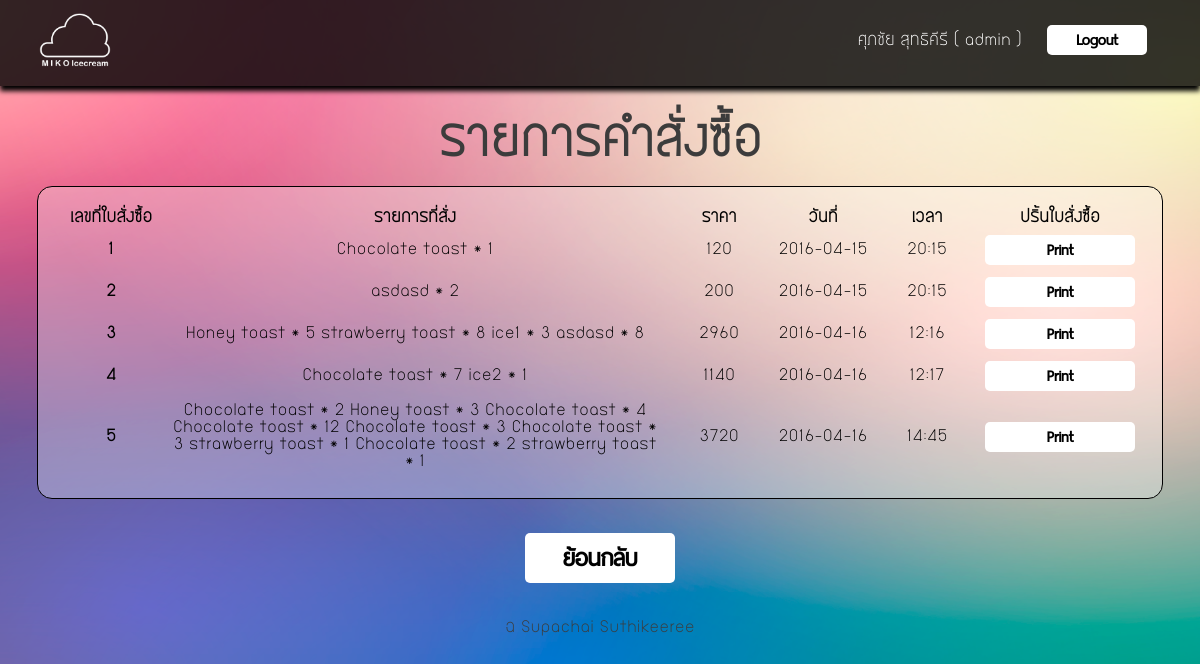
/receipt_show.php (signed in), run on an earlier commit of the app's database.
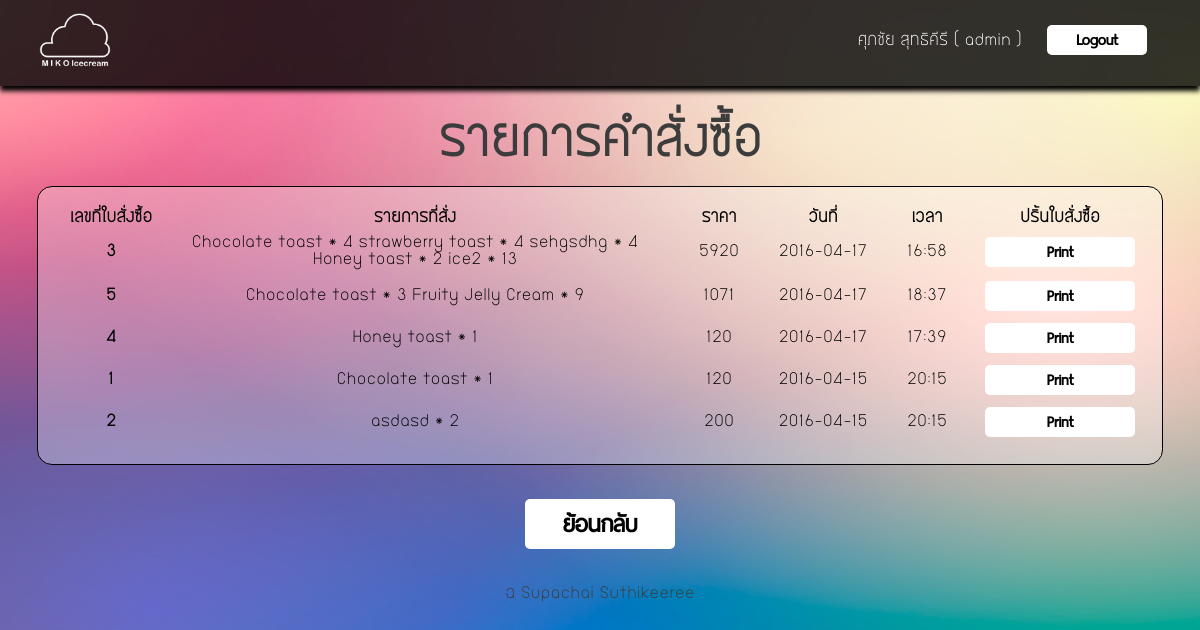
And on a later commit of the database.
### tables this page shows
CREATE TABLE `receipt` (
  `Receipt_id` int(10) NOT NULL,
  `Receipt_pro` varchar(1000) NOT NULL,
  `Receipt_price` float NOT NULL,
  `Receipt_date` varchar(10) default NULL,
  `Receipt_time` varchar(10) default NULL,
  PRIMARY KEY  (`Receipt_id`)
);

### receipt_show.php (the view, shortened to what this page needs)
<link rel="stylesheet" type="text/css" href="mystyle-main.css">
<head><meta charset="UTF-8">
</head>
<body>
		<table border="0" id="top-menu" >
		<tr><td width="100px">
			<div style="padding-left:30px; padding-top:10px;">
			<a href="main.php"><img src="images/cloud1.png" width="" height="70" border="0" alt="" ></a></td>
			<td align="right">
					<div style="padding-right:50px; padding-top:10px;">
					<form method="post" action="index.php">
					<font size="" color="#ffffff" ><?php
					 echo $_SESSION[fullname] . " ( ".$_SESSION[username]. " )";
					?></font>
					&nbsp;&nbsp;	<input type="submit" value="Logout" id="button2">
					</form>
					</div>
			</td>
		</tr>
		</table>
<center>
<br><br>
			<font size="30px" color="#3c3c3c"><strong>รายการคำสั่งซื้อ</strong></font>
			<br><br>
<table border="0" id="table2">
<tr>
	<th width="100px">เลขที่ใบสั่งซื้อ</th>
	<th width="500px">รายการที่สั่ง</th>
	<th width="100px">ราคา</th>
	<th width="100px">วันที่</th>
	<th width="100px">เวลา</th>
	<th width="100px">ปริ้นใบสั่งซื้อ</th>
</tr>
<?php
 $sql="select * from receipt";
$result=mysql_query($sql);
while($row=mysql_fetch_array($result)){
?>
<tr>
	<th><?=$row[Receipt_id]?></th>
	<td><center><?=$row[Receipt_pro]?></td>
	<td><center><?=$row[Receipt_price]?></td>
	<td><center><?=$row[Receipt_date]?></td>
	<td><center><?=$row[Receipt_time]?></td>
	<td><center><input type="button" value="Print" onclick="printorder('<?=$row[Receipt_id]?>')" id="button3"></td>
</tr>
<?php } ?>
</table>
<br><br>
<input type="button" value="ย้อนกลับ" onclick="window.location='main.php'" id="button4">
<br><br><br>
			<table id="footer" border="0" width="100%">
				<tr>
					<td align="center"><font size="" color="#3c3c3c" >&copy; Supachai Suthikeeree</font></td>
				</tr>
				</table>

### mystyle-main.css (style rules this page uses)
body { background-image: url("images/blurred-background.png"); background-repeat: no-repeat; background-position: right top; background-attachment: fixed; background-size:cover; padding:0; margin:0; font-family: bangna-new; }
#footer { bottom:0; }
#button2 { -webkit-border-radius: 5px; -moz-border-radius: 5px; border-radius: 5px; background-color: #ffffff; border: 0px solid #ffffff; outline:3; height:30px; width: 100px; font-family: button1; font-size:20px; font-weight: bold; }
#button3 { -webkit-border-radius: 5px; -moz-border-radius: 5px; border-radius: 5px; background-color: #ffffff; border: 0px solid #ffffff; outline:3; height:30px; width: 150px; font-family: button1; font-size:20px; font-weight: bold; }
#button4 { -webkit-border-radius: 5px; -moz-border-radius: 5px; border-radius: 5px; background-color: #ffffff; border: 0px solid #ffffff; outline:3; height:50px; width: 150px; font-family: button1; font-size:30px; font-weight: bold; }
#table2 { background-color:rgba(255, 255, 255, 0.3); border-radius:15px; padding:20px; border:1px solid black; }
#table2 td { padding:5px; }
img { border-radius:10px; }
#top-menu { width:100%; height:10px; background-color:rgba(0, 0, 0, 0.8); padding:50px 20px 20px -50px; box-shadow:0px 5px 5px #000000; }

What changed in the data, as far as the page shows it:
changed receipt id 3: Receipt_pro "Honey toast * 5 strawberry toast * 8 ice1 * 3 asdasd * 8" → "Chocolate toast * 4 strawberry toast * 4 sehgsdhg * 4 Honey toast * 2 ice2 * 13"; Receipt_price "2960" → "5920"; Receipt_date "2016-04-16" → "2016-04-17"; Receipt_time "12:16" → "16:58"; moves up the list
changed receipt id 5: Receipt_pro "Chocolate toast * 2 Honey toast * 3 Chocolate toast * 4 Chocolate toast * 12 Chocolate toast * 3 Chocolate toast * 3 strawberry toast * 1 Chocolate toast * 2 strawberry toast * 1" → "Chocolate toast * 3 Fruity Jelly Cream * 9"; Receipt_price "3720" → "1071"; Receipt_date "2016-04-16" → "2016-04-17"; Receipt_time "14:45" → "18:37"; moves up the list
changed receipt id 4: Receipt_pro "Chocolate toast * 7 ice2 * 1" → "Honey toast * 1"; Receipt_price "1140" → "120"; Receipt_date "2016-04-16" → "2016-04-17"; Receipt_time "12:17" → "17:39"; moves up the list
